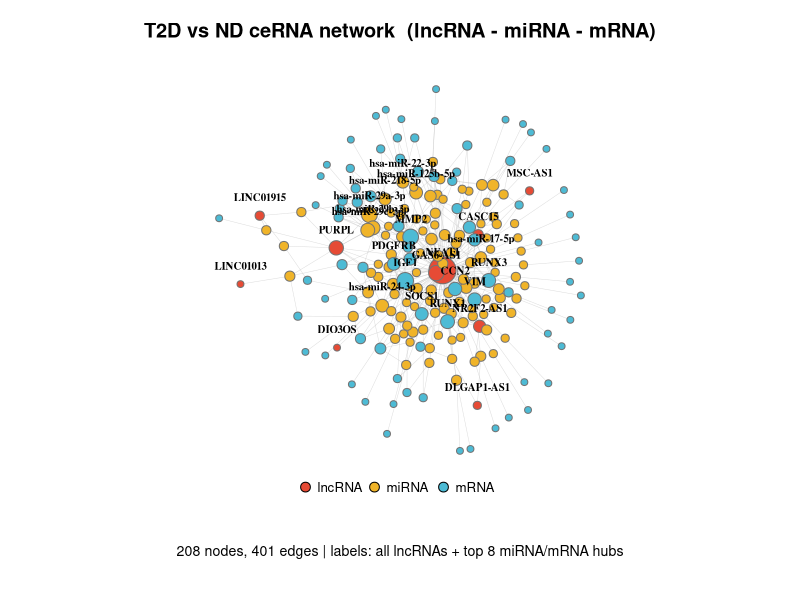
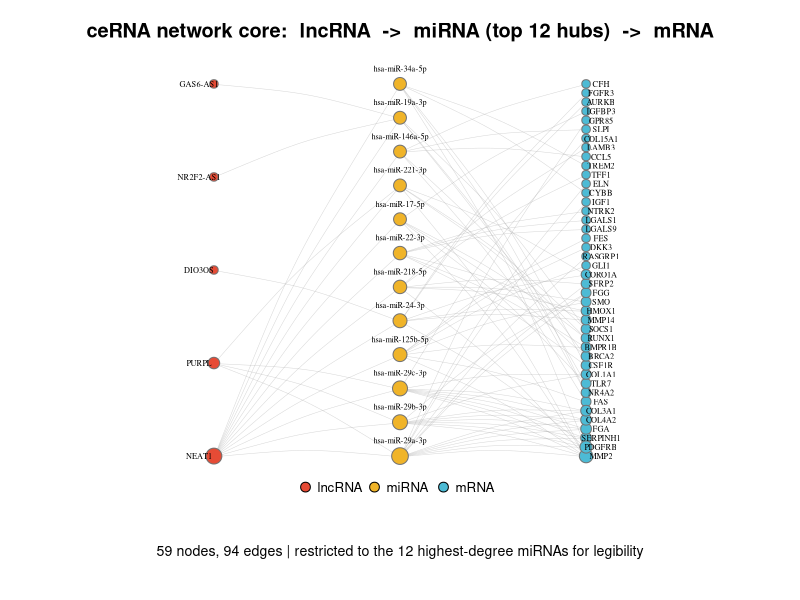
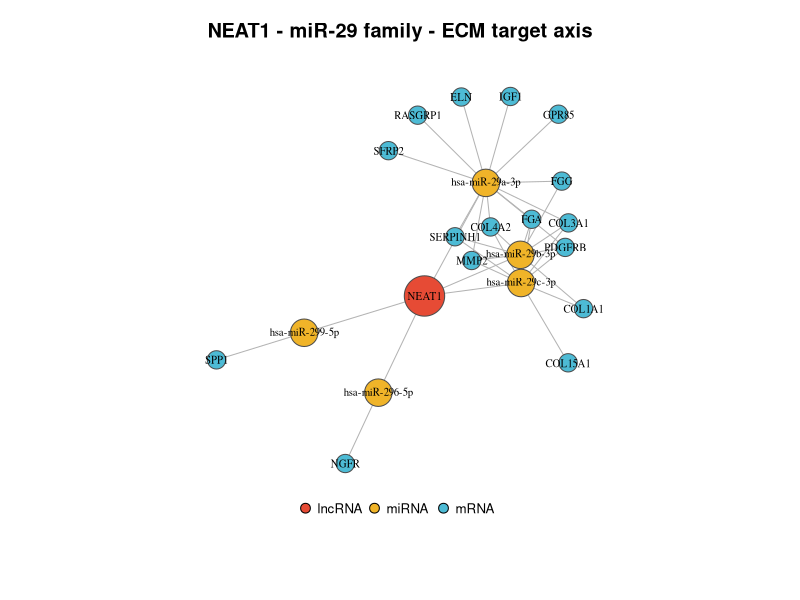

Reproduce these figures in R, in order.
# ==========================================================
# 09_network_viz.R — ceRNA network figures + hub analysis
# ==========================================================
setwd("~/Desktop/diabetes-cerna-rnaseq")
library(data.table); library(igraph)

edges <- fread("results/tables/cerna_edges.csv")
nodes <- fread("results/tables/cerna_node_degree.csv")

g <- graph_from_data_frame(edges, directed = FALSE)
V(g)$class  <- nodes$class[match(V(g)$name, nodes$node)]
V(g)$degree <- nodes$degree[match(V(g)$name, nodes$node)]

pal  <- c(lncRNA = "#E64B35", miRNA = "#F0B429", mRNA = "#4DBBD5")
xpos <- c(lncRNA = 0, miRNA = 1, mRNA = 2)
V(g)$color <- pal[V(g)$class]
V(g)$size  <- pmin(2 + 1.8 * sqrt(V(g)$degree), 15)

top_mir  <- head(nodes[class == "miRNA"][order(-degree)]$node, 8)
top_mrna <- head(nodes[class == "mRNA"][order(-degree)]$node, 8)
keep_lab <- c(nodes[class == "lncRNA"]$node, top_mir, top_mrna)
V(g)$label <- ifelse(V(g)$name %in% keep_lab, V(g)$name, NA)

# helper: legend placed OUTSIDE the plot, in the bottom margin
add_legend <- function() {
  legend("bottom", legend = names(pal), pt.bg = pal, pch = 21,
         pt.cex = 1.3, cex = 0.8, bty = "n", horiz = TRUE,
         inset = c(0, -0.055), xpd = TRUE)
}

# ---------- Figure 1a: full network, force-directed ----------
set.seed(42)
lay <- layout_with_fr(g, niter = 3000)

pdf("results/figures/cerna_network.pdf", width = 14, height = 14)
par(mar = c(6, 1, 3, 1))
plot(g, layout = lay, rescale = TRUE,
     vertex.frame.color = "grey45",
     vertex.label.cex = 0.65, vertex.label.color = "black",
     vertex.label.font = 2,
     vertex.label.dist = 1.4, vertex.label.degree = -pi/2,
     edge.color = adjustcolor("grey70", alpha.f = 0.45), edge.width = 0.5,
     main = "T2D vs ND ceRNA network  (lncRNA - miRNA - mRNA)")
add_legend()
mtext(sprintf("%d nodes, %d edges | labels: all lncRNAs + top 8 miRNA/mRNA hubs",
              vcount(g), ecount(g)), side = 1, line = 3, cex = 0.85)
dev.off()

# ---------- Figure 1b: layered view of the network CORE ----------
top_hub_mir <- head(nodes[class == "miRNA"][order(-degree)]$node, 12)
core_edges  <- edges[(type == "lncRNA-miRNA" & to   %in% top_hub_mir) |
                       (type == "miRNA-mRNA"   & from %in% top_hub_mir)]

gc2 <- graph_from_data_frame(core_edges, directed = FALSE)
V(gc2)$class  <- nodes$class[match(V(gc2)$name, nodes$node)]
V(gc2)$degree <- degree(gc2)
V(gc2)$color  <- pal[V(gc2)$class]
V(gc2)$size   <- pmin(3 + 1.6 * sqrt(V(gc2)$degree), 12)
V(gc2)$label  <- V(gc2)$name

lay3 <- matrix(0, nrow = vcount(gc2), ncol = 2)
for (cc in names(xpos)) {
  idx <- which(V(gc2)$class == cc)
  idx <- idx[order(V(gc2)$degree[idx], decreasing = TRUE)]
  lay3[idx, 1] <- xpos[[cc]]
  lay3[idx, 2] <- if (length(idx) == 1) 0 else seq(-1, 1, length.out = length(idx))
}

lab_deg <- ifelse(V(gc2)$class == "lncRNA", pi,
                  ifelse(V(gc2)$class == "mRNA",   0, -pi/2))

pdf("results/figures/cerna_network_layered.pdf", width = 12, height = 13)
par(mar = c(6, 1, 3, 1))
plot(gc2, layout = lay3, rescale = TRUE,
     vertex.frame.color = "grey45",
     vertex.label.cex = 0.5, vertex.label.color = "black",
     vertex.label.dist = 1.1, vertex.label.degree = lab_deg,
     edge.color = adjustcolor("grey65", alpha.f = 0.45), edge.width = 0.5,
     edge.curved = 0.1,
     main = "ceRNA network core:  lncRNA  ->  miRNA (top 12 hubs)  ->  mRNA")
add_legend()
mtext(sprintf("%d nodes, %d edges | restricted to the 12 highest-degree miRNAs for legibility",
              vcount(gc2), ecount(gc2)), side = 1, line = 3, cex = 0.85)
dev.off()

# ---------- Figure 2: focused NEAT1 - miR-29 axis ----------
mir29     <- grep("^hsa-miR-29", nodes$node, value = TRUE)
mir29_tgt <- unique(edges[from %in% mir29 & type == "miRNA-mRNA"]$to)
keep      <- unique(c("NEAT1", mir29, mir29_tgt))
gs        <- induced_subgraph(g, vids = which(V(g)$name %in% keep))
gs        <- delete_vertices(gs, V(gs)[V(gs)$class == "lncRNA" & V(gs)$name != "NEAT1"])

V(gs)$size  <- ifelse(V(gs)$class == "lncRNA", 22,
                      ifelse(V(gs)$class == "miRNA", 15, 10))
V(gs)$label <- V(gs)$name

set.seed(7)
pdf("results/figures/cerna_NEAT1_miR29_axis.pdf", width = 9, height = 8.5)
par(mar = c(5, 1, 3, 1))
plot(gs, layout = layout_with_fr(gs, niter = 3000),
     vertex.frame.color = "grey30",
     vertex.label.cex = 0.65, vertex.label.color = "black",
     vertex.label.dist = 0,
     edge.color = "grey70", edge.width = 1,
     main = "NEAT1 - miR-29 family - ECM target axis")
add_legend()
dev.off()

# ---------- Hub analysis table ----------
nodes[, betweenness := betweenness(g, v = node, directed = FALSE)]
setorder(nodes, -degree)
fwrite(nodes, "results/tables/cerna_hubs.csv")

cat("Saved: cerna_network.pdf, cerna_network_layered.pdf,",
    "cerna_NEAT1_miR29_axis.pdf, cerna_hubs.csv\n\n")
cat("--- Top 10 hubs (degree) ---\n");   print(head(nodes, 10))
cat("\n--- Top 10 (betweenness) ---\n"); print(head(nodes[order(-betweenness)], 10))
cat("\nNEAT1-miR-29 axis:", vcount(gs), "nodes |", ecount(gs), "edges\n")
